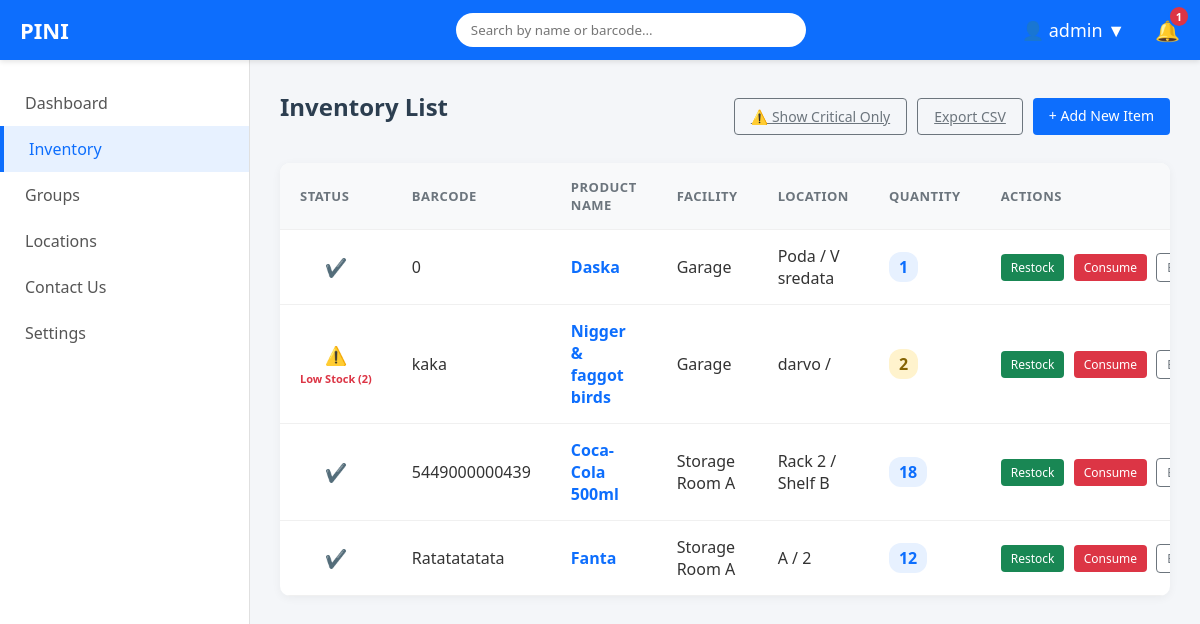
The app's page /inventory.php (signed in) with its own data.
### tables this page shows
CREATE TABLE `items` (
  `id` int(11) NOT NULL,
  `facility_id` int(11) NOT NULL,
  `name` varchar(100) NOT NULL,
  `barcode_digits` varchar(50) DEFAULT NULL,
  `quantity` int(11) DEFAULT 0,
  `critical_minimum` int(11) DEFAULT 0,
  `location_rack` varchar(50) DEFAULT NULL,
  `location_shelf` varchar(50) DEFAULT NULL,
  `image_path` varchar(255) DEFAULT NULL
);

CREATE TABLE `facilities` (
  `id` int(11) NOT NULL,
  `warehouse_id` int(11) NOT NULL,
  `name` varchar(100) NOT NULL
);

### db.php (called while the page is built, shortened)
<?php
$host = 'localhost';
$user = 'root';
$pass = '';
$dbname = 'inventory_db';
$conn = new mysqli($host, $user, $pass, $dbname);
$alert_query = $conn->query("SELECT COUNT(*) AS count FROM Items WHERE quantity <= critical_minimum");
$global_alert_count = $alert_query->fetch_assoc()['count'] ?? 0;
?>

### inventory.php (the view, shortened to what this page needs)
<?php
require 'db.php';
$where_clause = "";
$query = "SELECT i.id, i.name AS item_name, i.barcode_digits, i.quantity, i.critical_minimum,
                 i.location_rack, i.location_shelf, f.name AS facility_name
          FROM Items i
          JOIN Facilities f ON i.facility_id = f.id
          $where_clause
          ORDER BY f.name, i.name ASC";
$result = $conn->query($query);
?>
<!DOCTYPE html>
<html lang="en">
<head>
    <link rel="stylesheet" href="style.css">
</head>
<body>
    <header class="topbar">
        <div class="logo"><a href="index.php" style="text-decoration: none; color: inherit;"><span>PINI</span></a></div>
        <div class="search-bar">
            <form action="search.php" method="GET" style="margin: 0; padding: 0;">
                <input type="text" name="q" placeholder="Search by name or barcode..." required>
                <button type="submit" style="display: none;"></button> </form>
        </div>
        <div class="user-menu">
            <div class="user-dropdown">
                <span class="user-btn">👤 <?php echo htmlspecialchars($_SESSION['username']); ?> ▼</span>
            </div>
            <a href="inventory.php?filter=critical" class="notification-wrapper">
                <span class="notification-bell" style="font-size: 20px;">🔔</span>
                <?php if($global_alert_count > 0): ?>
                    <span class="notification-badge"><?php echo $global_alert_count; ?></span>
                <?php endif; ?>
            </a>
        </div>
    </header>
    <div class="workspace">
        <nav class="sidebar">
            <ul>
                <li><a href="index.php">Dashboard</a></li>
                <li class="active"><a href="inventory.php">Inventory</a></li>
                <li><a href="groups.php">Groups</a></li>
		<li><a href="locations.php">Locations</a></li>
                <li><a href="contact.php">Contact Us</a></li>
                <li><a href="#">Settings</a></li>
            </ul>
        </nav>
        <main class="content">
            <div class="page-header">
                <h1>Inventory List</h1>
                <div style="display: flex; gap: 10px;">
                    <a href="inventory.php<?php echo isset($_GET['filter']) ? '' : '?filter=critical'; ?>"
                       class="btn btn-outline"
                       style="<?php echo isset($_GET['filter']) ? 'border-color: #dc3545; color: #dc3545; background-color: #fff;' : ''; ?>">
                        <?php echo isset($_GET['filter']) ? '✖ Clear Filter' : '⚠️ Show Critical Only'; ?>
                    </a>
                    <a href="export.php" class="btn btn-outline">Export CSV</a>
                    <a href="add.php" class="btn btn-primary" style="text-decoration: none;">+ Add New Item</a>
                </div>
            </div>
            <div class="card table-card">
                <table class="inventory-table">
                    <thead>
                        <tr>
                            <th>Status</th>
                            <th>Barcode</th>
                            <th>Product Name</th>
                            <th>Facility</th>
                            <th>Location</th>
                            <th>Quantity</th>
                            <th>Actions</th>
                        </tr>
                    </thead>
                    <tbody>
                        <?php if($result->num_rows > 0): ?>
                            <?php while($row = $result->fetch_assoc()): ?>
                                <tr>
                                    <td class="status-cell" style="text-align: center;">
                                        <?php if($row['quantity'] <= $row['critical_minimum']): ?>
                                            <span title="Low Stock!" class="warning-icon">⚠️</span>
                                            <div style="font-size: 11px; color: #dc3545; font-weight: bold; margin-top: 4px; white-space: nowrap;">
                                                Low Stock (<?php echo $row['critical_minimum']; ?>)
                                            </div>
                                        <?php else: ?>
                                            <span class="ok-icon">✔️</span>
                                        <?php endif; ?>
                                    </td>
                                    <td><?php echo htmlspecialchars($row['barcode_digits']); ?></td>
                                    <td><a href="details.php?id=<?php echo $row['id']; ?>" style="text-decoration: none; color: #0d6efd; font-weight: bold;"><?php echo htmlspecialchars($row['item_name']); ?></a></td>
                                    <td><?php echo htmlspecialchars($row['facility_name']); ?></td>
                                    <td><?php echo htmlspecialchars($row['location_rack'] . ' / ' . $row['location_shelf']); ?></td>
                                    <td>
                                        <span class="qty-badge <?php echo ($row['quantity'] <= $row['critical_minimum']) ? 'qty-low' : ''; ?>">
                                            <?php echo $row['quantity']; ?>
                                        </span>
                                    </td>
                                    <td class="actions-cell">
                                        <button class="btn btn-sm btn-success" onclick="openStockModal(<?php echo $row['id']; ?>, '<?php echo htmlspecialchars(addslashes($row['item_name'])); ?>', 'restock')">Restock</button>
                                        <button class="btn btn-sm btn-danger" onclick="openStockModal(<?php echo $row['id']; ?>, '<?php echo htmlspecialchars(addslashes($row['item_name'])); ?>', 'consume')">Consume</button>
                                        <a href="edit.php?id=<?php echo $row['id']; ?>" class="btn btn-sm btn-outline" style="text-decoration:none;">Edit</a>
                                    </td>
                                </tr>
                            <?php endwhile; ?>
                        <?php else: ?>
                            <tr>
                                <td colspan="7" style="text-align: center;">No items found in inventory.</td>
                            </tr>
                        <?php endif; ?>
                    </tbody>
                </table>
            </div>
        </main>
    </div>
</body>
</html>

### style.css (style rules this page uses)
* { margin: 0; padding: 0; box-sizing: border-box; font-family: 'Segoe UI', Tahoma, Geneva, Verdana, sans-serif; }
body { background-color: #f4f6f9; color: #333; display: flex; flex-direction: column; height: 100vh; overflow: hidden; }
.topbar { background-color: #0d6efd; color: white; display: flex; justify-content: space-between; align-items: center; padding: 0 20px; height: 60px; z-index: 10; box-shadow: 0 2px 5px rgba(0,0,0,0.1); }
.topbar .logo { font-size: 22px; font-weight: bold; width: 230px; }
.topbar .search-bar input { padding: 8px 15px; border-radius: 20px; border: none; outline: none; width: 350px; }
.topbar .user-menu { display: flex; gap: 20px; font-size: 18px; cursor: pointer; }
.workspace { display: flex; flex: 1; overflow: hidden; }
.sidebar { width: 250px; background-color: #ffffff; border-right: 1px solid #e0e0e0; padding-top: 20px; }
.sidebar ul { list-style: none; }
.sidebar li a { display: block; padding: 12px 25px; color: #555; text-decoration: none; font-weight: 500; transition: background 0.2s, color 0.2s; }
.sidebar li.active a { background-color: #e7f1ff; color: #0d6efd; border-left: 4px solid #0d6efd; }
.content { flex: 1; padding: 30px; overflow-y: auto; }
.content h1 { font-size: 24px; margin-bottom: 20px; color: #2c3e50; }
.card { background-color: white; padding: 25px; border-radius: 10px; box-shadow: 0 2px 10px rgba(0,0,0,0.05); flex: 1; }
.page-header { display: flex; justify-content: space-between; align-items: center; margin-bottom: 20px; }
.btn { padding: 8px 16px; border: none; border-radius: 4px; cursor: pointer; font-weight: 500; font-size: 14px; transition: background-color 0.2s; }
.btn-primary { background-color: #0d6efd; color: white; }
.btn-sm { padding: 5px 10px; font-size: 12px; margin-right: 5px; }
.btn-success { background-color: #198754; color: white; }
.btn-danger { background-color: #dc3545; color: white; }
.btn-outline { background-color: transparent; border: 1px solid #6c757d; color: #6c757d; }
.table-card { padding: 0; overflow: hidden; }
.inventory-table { width: 100%; border-collapse: collapse; text-align: left; }
.inventory-table th, .inventory-table td { padding: 15px 20px; border-bottom: 1px solid #f0f0f0; }
.inventory-table th { background-color: #f8f9fa; color: #6c757d; font-size: 13px; text-transform: uppercase; letter-spacing: 0.5px; }
.status-cell { text-align: center; font-size: 18px; }
.qty-badge { background-color: #e7f1ff; color: #0d6efd; padding: 4px 10px; border-radius: 12px; font-weight: bold; }
.qty-badge.qty-low { background-color: #fff3cd; color: #856404; }
.actions-cell { white-space: nowrap; }
.notification-wrapper { position: relative; text-decoration: none; cursor: pointer; display: inline-flex; align-items: center; }
.notification-badge { position: absolute; top: -8px; right: -10px; background-color: #dc3545; color: white; font-size: 11px; font-weight: bold; padding: 2px 6px; border-radius: 50%; border: 2px solid #0d6efd; }
.user-dropdown { position: relative; display: inline-block; }
.user-btn { cursor: pointer; padding: 5px 10px; border-radius: 4px; transition: background 0.2s; display: inline-block; }

### records on screen
items: barcode_digits "0", name "Daska", facility.name "Garage", location_rack+location_shelf "Poda / V sredata", quantity "1"
items: critical_minimum "2", barcode_digits "kaka", name "Nigger & faggot birds", facility.name "Garage", location_rack+location_shelf "darvo /", quantity "2"
items: barcode_digits "5449000000439", name "Coca-Cola 500ml", facility.name "Storage Room A", location_rack+location_shelf "Rack 2 / Shelf B", quantity "18"
items: barcode_digits "Ratatatatata", name "Fanta", facility.name "Storage Room A", location_rack+location_shelf "A / 2", quantity "12"

### other values on screen
$_SESSION['username'] "admin"
$global_alert_count "1"
